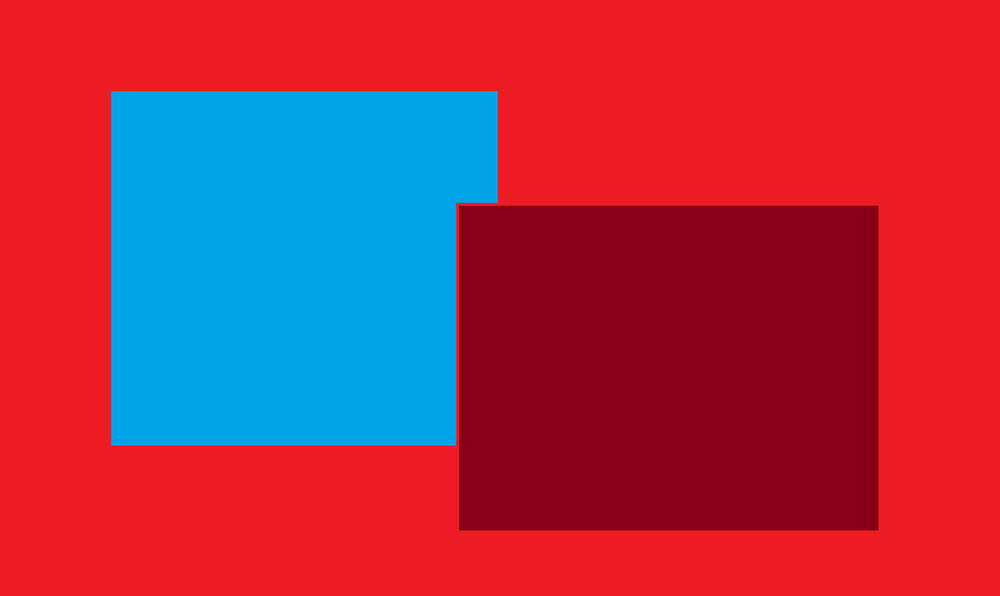
#> input picture ImageProcessing/check.png, 1000 x 596 px, shrunk from 1754 x 1046 before the run
$ python edge_detect.py check.png   (older library calls are emulated)
#> lines starting #> are read from the running program, lines starting #| are printed output that depends on the picture; after the words box and inside, x2 and y2 are one past the last pixel; in counts of white or black regions, pixels touching at a corner belong together
import numpy as np
import cv2
import sys

def display(name,img):
    cv2.imshow(name,img)
    cv2.waitKey(0)

img = cv2.imread(sys.argv[1])
#> img is the input picture: shape (596, 1000, 3); mean B, G, R 74.3, 50.1, 163.5
# display("Original",img)
blurred = cv2.GaussianBlur(img, (5, 5), 0) # Remove noise

def edgedetect (channel):
    sobelX = cv2.Sobel(channel, cv2.CV_16S, 1, 0)
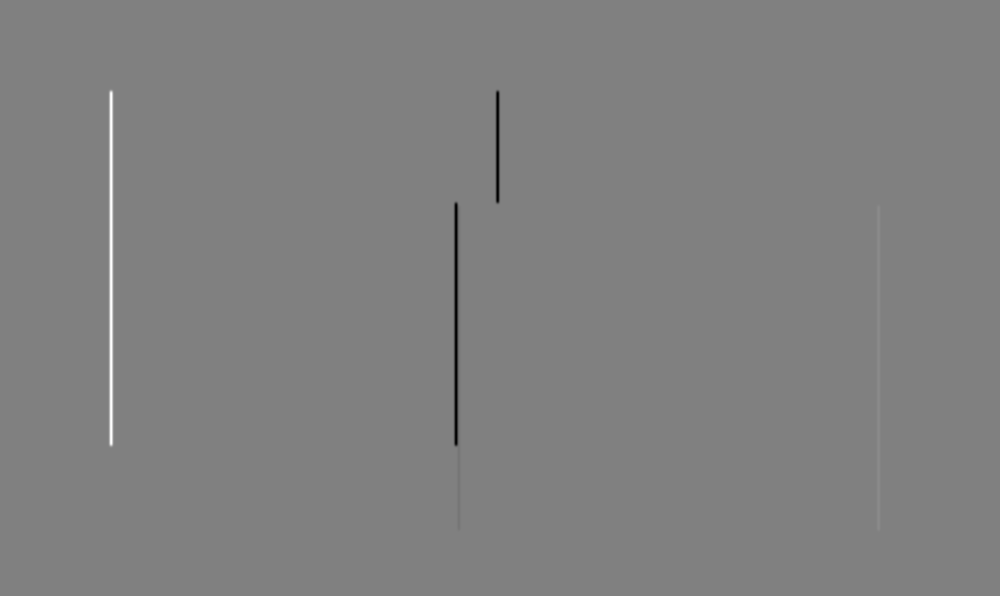
#> sobelX: shape (596, 1000) int16; min -516, max 506, mean 0; drawn with min black and max white
    sobelY = cv2.Sobel(channel, cv2.CV_16S, 0, 1)
    sobel = np.hypot(sobelX, sobelY)

    sobel[sobel > 255] = 255
#> sobel: shape (596, 1000) float32; min 0, max 255, mean 3
    return channel

edgeImg = np.max( np.array([ edgedetect(blurred[:,:, 0]), edgedetect(blurred[:,:, 1]), edgedetect(blurred[:,:, 2]) ]), axis=0 )
#> in edgedetect (call 2), `sobelX = cv2.Sobel(channel, cv2.CV_16S, 1, 0)`:
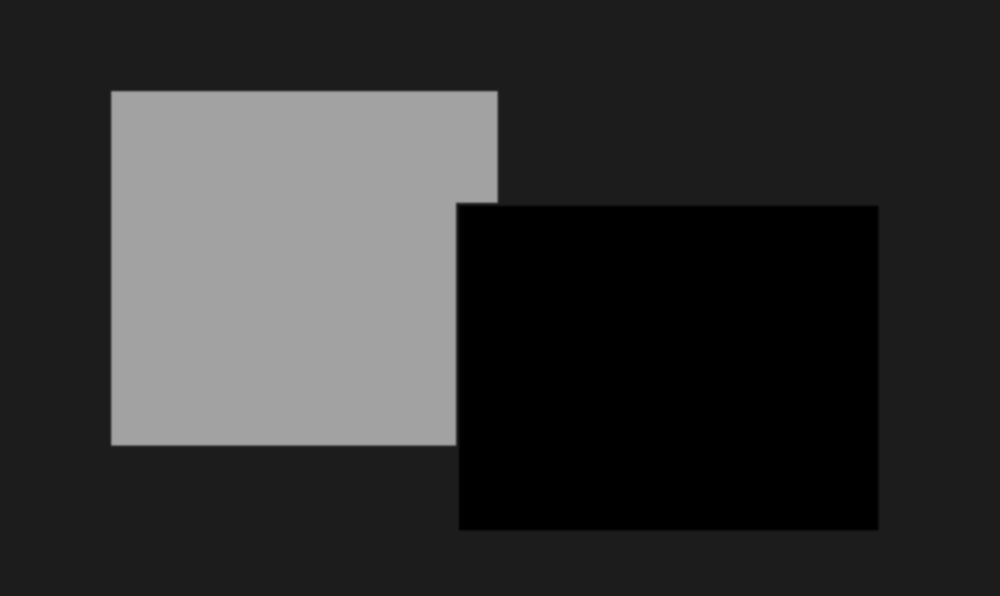
#> channel: shape (596, 1000); min 0, max 162, mean 50.1
#> in edgedetect (call 2), `sobel[sobel > 255] = 255`:
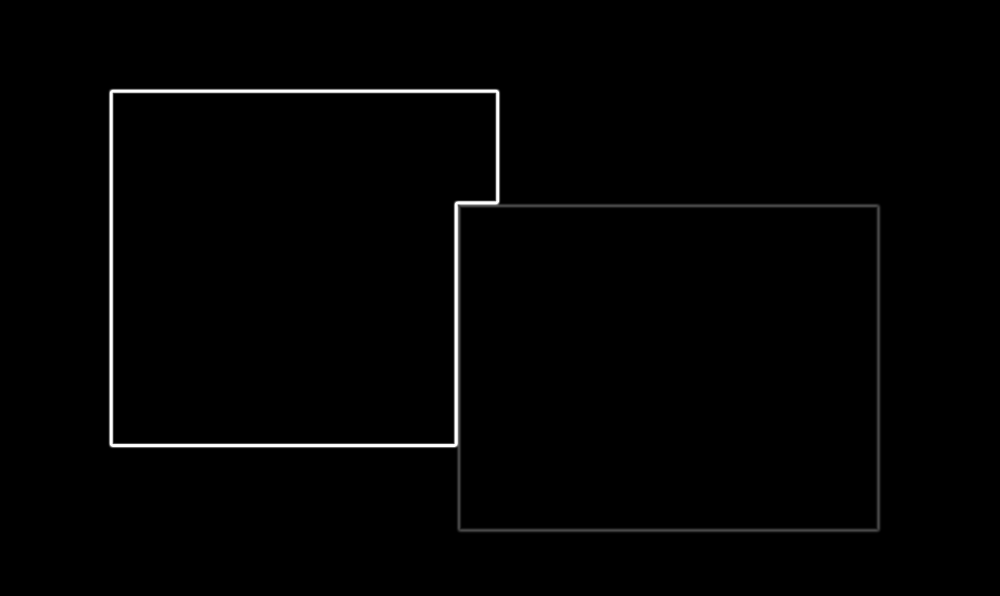
#> sobel: shape (596, 1000) float32; min 0, max 255, mean 2.9
#> in edgedetect (call 3), `sobel[sobel > 255] = 255`:
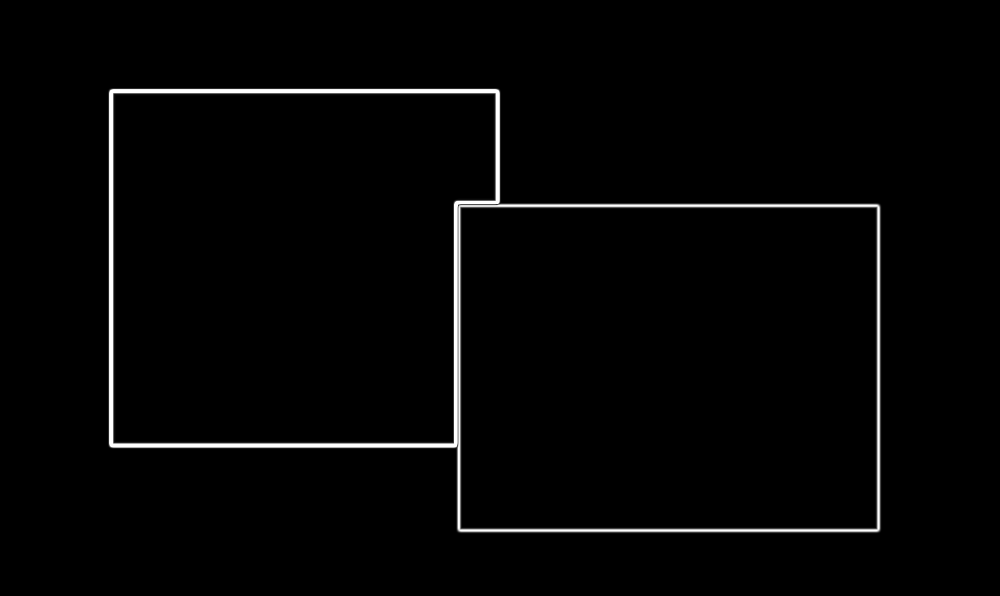
#> sobel: shape (596, 1000) float32; min 0, max 255, mean 4.7
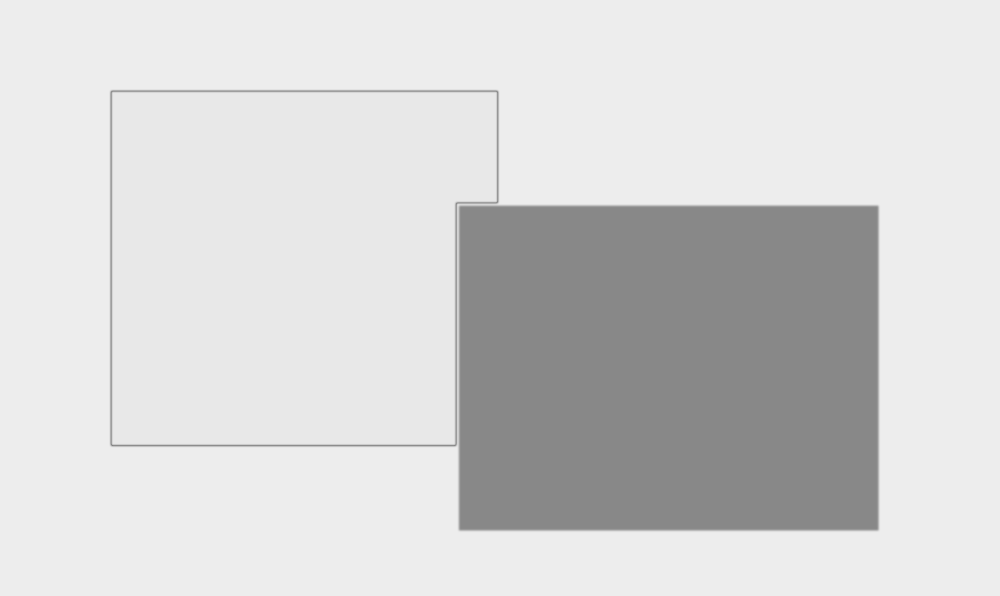
#> edgeImg: shape (596, 1000); min 130, max 237, mean 212.4
# display("Edge Image", edgeImg)

mean = np.mean(edgeImg)
#> mean = 212.4
# Zero any value that is less than mean. This reduces a lot of noise.
edgeImg[edgeImg <= mean] = 0
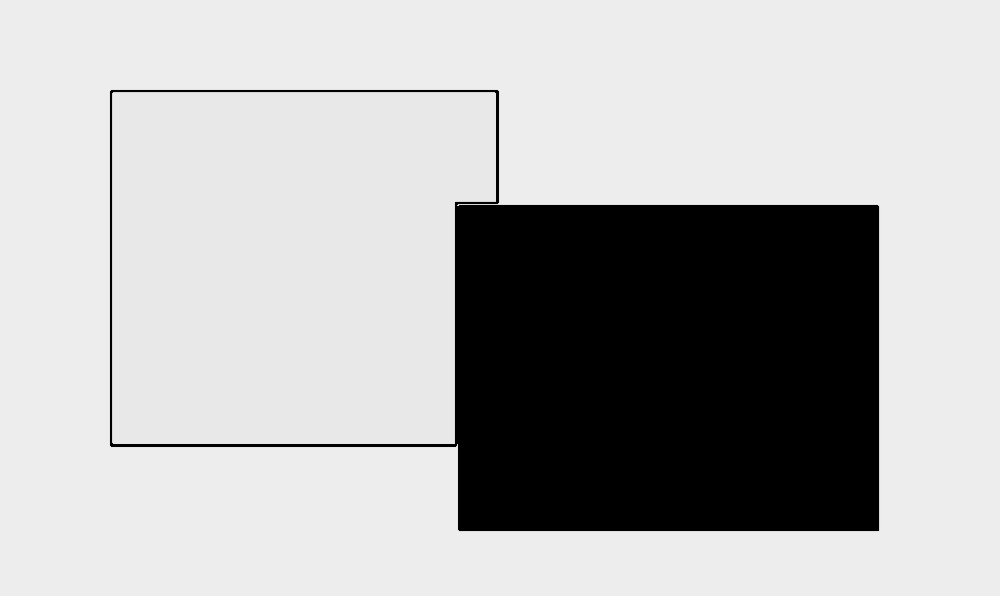
#> edgeImg: shape (596, 1000); min 0, max 237, mean 179.8
# display("Edge Image Noise", edgeImg)

def findSignificantContours (img, edgeImg):
    contours, heirarchy = cv2.findContours(edgeImg, cv2.RETR_TREE, cv2.CHAIN_APPROX_SIMPLE)
#> contours = 3 contours; box (x1, y1, x2, y2) and area: (0, 0, 1000, 596) 594405, (109, 89, 880, 532) 267392, (112, 92, 496, 444) 124510

    # Find level 1 contours
    level1 = []
    for i, tupl in enumerate(heirarchy[0]):
        # Each array is in format (Next, Prev, First child, Parent)
        # Filter the ones without parent
        if tupl[3] == -1:
            tupl = np.insert(tupl, 0, [i])
            level1.append(tupl)
#> this loop made 3 passes
#> tupl on passes 1 to 3: [0, -1, -1, 1, -1], [-1, -1, 2, 0], [-1, -1, -1, 1]
#> after the loop, level1 = [[0, -1, -1, 1, -1]]
    significant = []
    tooSmall = edgeImg.size * 5 / 100  # If contour isn't covering 5% of total area of image then it probably is too small
#> tooSmall = 29800
    for tupl in level1:
        contour = contours[tupl[0]];
        area = cv2.contourArea(contour)
        if area > tooSmall:
            significant.append([contour, area])

            # Draw the contour on the original image
            cv2.drawContours(img, [contour], 0, (0, 255, 0), 2, cv2.LINE_AA, maxLevel=1)
#> this loop made 1 pass
#> (tupl, contour, area) on pass 1: ([0, -1, -1, 1, -1], [[0, 0], [0, 595], [999, 595], [999, 0]], 594405)
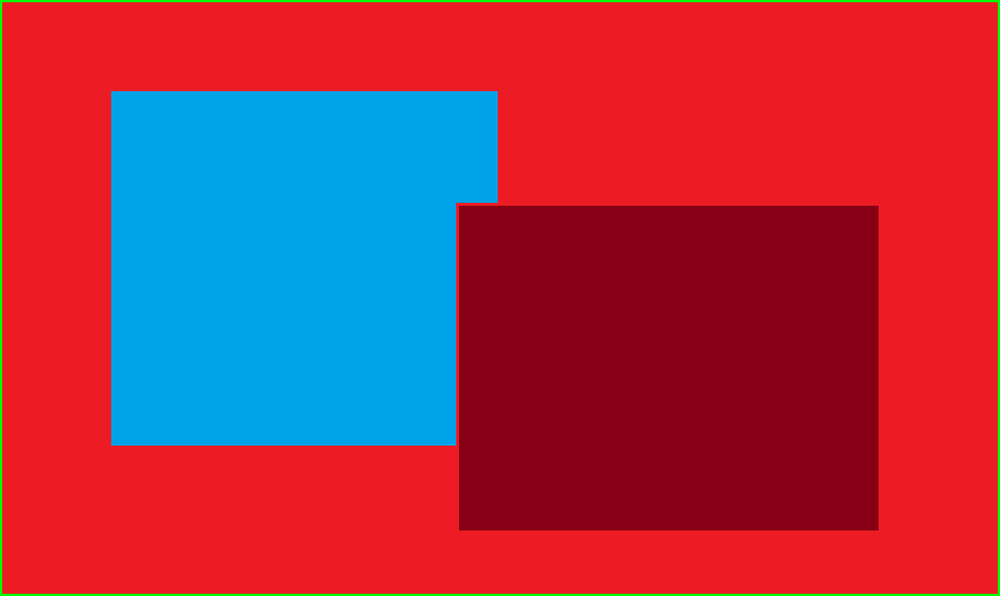
#> img: shape (596, 1000, 3); 1.6% of pixels changed, all inside (x1, y1, x2, y2) = (0, 0, 1000, 596)
#> after the loop, significant = [[[[0, 0], [0, 595], [999, 595], [999, 0]], 594405]]

    significant.sort(key=lambda x: x[1])
    # print ([x[1] for x in significant]);
    return [x[0] for x in significant]

edgeImg_8u = np.asarray(edgeImg, np.uint8)

# Find contours
significant = findSignificantContours(img, edgeImg_8u)
#> significant = [[[0, 0], [0, 595], [999, 595], [999, 0]]]

# Mask
mask = edgeImg.copy()
mask[mask > 0] = 0
#> mask: shape (596, 1000); every value is 0
cv2.fillPoly(mask, significant, 255)
#> mask: shape (596, 1000); every value is 255
# Invert mask
mask = np.logical_not(mask)

#Finally remove the background
img[mask] = 0

# display("Final Image", img)
cv2.imwrite('edge_detect_img.jpg', img)

# epsilon = 0.10*cv2.arcLength(contour,True)
# approx = cv2.approxPolyDP(contour, 3,True)
# contour = approx
#
